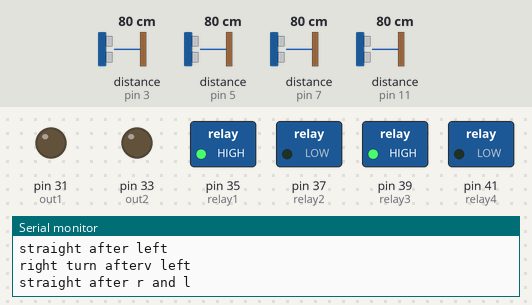
The sketch below on a simulated Arduino Mega 2560, built with avr-gcc and run on an emulated ATmega2560. Parts: switched loads named in the sketch (green lamp = pin HIGH), output pins drawn as LEDs (lit = HIGH), the last lines printed to the serial monitor. Wiring (inferred from the names in the program): 4 × ultrasonic range finder: trigger pin 2, echo pin 3 / trigger pin 4, echo pin 5 / trigger pin 6, echo pin 7 / trigger pin 10, echo pin 11. The test bench sets the inputs (shaded band); at power-on: distance to the obstacle (sensors on pin 3, pin 5, pin 7, pin 11) 80 cm. The echo pulse lasts 58.3 µs per cm; pins used as bus, display or sensor lines are not drawn.

Above: at 14.8 s.
14.9 s: distance to the obstacle (sensor on pin 3) set to 120 cm
At 23.4 s:
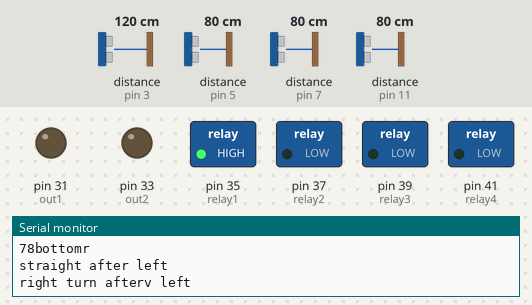
28.9 s: distance to the obstacle (sensor on pin 3) set to 107 cm
39.4 s: distance to the obstacle (sensor on pin 3) set to 98 cm
At 47.7 s:
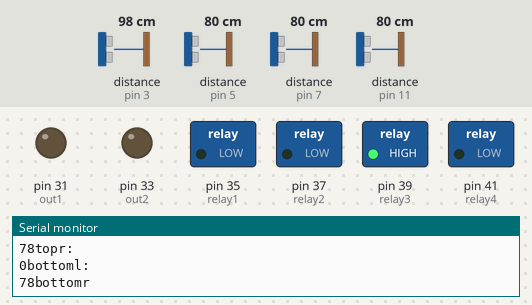
53.4 s: distance to the obstacle (sensor on pin 5) set to 120 cm
Timing chart, 0 to 64.9 s (numbered marks = the images above; inputs shaded):
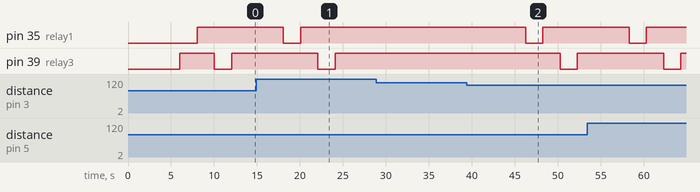

The sketch:

TEST01a.ino
```cpp
const int trigPin1 = 2;
const int echoPin1 = 3;
const int trigPin2 = 4;
const int echoPin2 = 5;
const int trigPin3 = 6;
const int echoPin3 = 7;
//const int trigPin4 = 8;
//const int echoPin4 = 9;
const int trigPin5 = 10;
const int echoPin5 = 11;
//const int trigPin6 = 39;
//const int echoPin6 = 41;
const int out1 = 31; // left solenoid
const int out2 = 33; // right solenoid
const int relay1 = 35; // for left motor
const int relay2 = 37;
const int relay3 = 39; // for right motor
const int relay4 = 41;
// defines variables
int tops,topl,topr,bottoml,bottomr,inclined;
int value(int x, int y);

void setup() {
pinMode(trigPin1, OUTPUT); // Sets the trigPins as Outputs
pinMode(trigPin2, OUTPUT);
pinMode(trigPin3, OUTPUT);
//pinMode(trigPin4, OUTPUT);
pinMode(trigPin5, OUTPUT);
//pinMode(trigPin6, OUTPUT);
pinMode(echoPin1, INPUT); // Sets the echoPins as Inputs
pinMode(echoPin2, INPUT);
pinMode(echoPin3, INPUT);
//pinMode(echoPin4, INPUT);
pinMode(echoPin5, INPUT);
//pinMode(echoPin6, INPUT);
pinMode(out1, OUTPUT);
pinMode(out2, OUTPUT);
pinMode(relay1, OUTPUT);
pinMode(relay2, OUTPUT);
pinMode(relay3, OUTPUT);
pinMode(relay4, OUTPUT);
Serial.begin(9600); // Starts the serial communication
}
void loop()
{
  delay(2000);
  tops = value(trigPin1,echoPin1);
  delayMicroseconds(1000);
  topl = value(trigPin2,echoPin2);
  delayMicroseconds(1000);
  topr = value(trigPin3,echoPin3);
  delayMicroseconds(1000);
  //bottoml = value(trigPin4,echoPin4);
  delayMicroseconds(1000);
  bottomr = value(trigPin5,echoPin5);
  delayMicroseconds(1000);
  //inclined = value(trigPin6,echoPin6);
  //delayMicroseconds(1000);
  if(tops>100)
  {
    delay(2000);
    digitalWrite(relay1, HIGH); //normal running condition
    digitalWrite(relay2, LOW);
    digitalWrite(relay3, HIGH);
    digitalWrite(relay4, LOW);
    //digitalWrite(out1, LOW);
    //digitalWrite(out2, LOW);

    Serial.println("straight");
    Serial.print(tops);
    Serial.println("tops:");
    Serial.print(topl);
    Serial.println("topl:");
    Serial.print(topr);
    Serial.println("topr:");
    Serial.print(bottoml);
    Serial.println("bottoml:");
    Serial.print(bottomr);
    Serial.println("bottomr");
  }
  else if(tops<=100)
  {
    delay(2000);
    if(topl>100)
    {
      delay(2000);
        //digitalWrite(out1, HIGH); // left solenoid is activated
        digitalWrite(relay1, LOW); // left motor stops
        digitalWrite(relay2, LOW); // overall action leads to left turn
        digitalWrite(relay3, HIGH); //right motor in forward direction
        digitalWrite(relay4, LOW);
        Serial.println("turning left under normal");
         Serial.print(tops);
        Serial.println("tops:");
        Serial.print(topl);
        Serial.println("topl:");
        Serial.print(topr);
        Serial.println("topr:");
        Serial.print(bottoml);
        Serial.println("bottoml:");
        Serial.print(bottomr);
        Serial.println("bottomr");
        delay(2000);
        //digitalWrite(out1, LOW); // left solenoid is activated
        digitalWrite(relay1, HIGH); // left motor stops
        digitalWrite(relay2, LOW); // overall action leads to left turn
        digitalWrite(relay3, HIGH); //right motor in forward direction
        digitalWrite(relay4, LOW);
        Serial.println("straight after left");
        delay(2000);
        //digitalWrite(out2, HIGH); // left solenoid is activated
        digitalWrite(relay1, HIGH); // left motor stops
        digitalWrite(relay2, LOW); // overall action leads to left turn
        digitalWrite(relay3, LOW); //right motor in forward direction
        digitalWrite(relay4, LOW);
        Serial.println("right turn afterv left");
        delay(2000);
        //digitalWrite(out2, LOW); // left solenoid is activated
        digitalWrite(relay1, HIGH); // left motor stops
        digitalWrite(relay2, LOW); // overall action leads to left turn
        digitalWrite(relay3, HIGH); //right motor in forward direction
        digitalWrite(relay4, LOW);
        Serial.println("straight after r and l");
    }
    if(topr<=100||topl>100||bottoml>30)
    {
        delay(2000);
        //digitalWrite(out1, HIGH); // left solenoid is activated
        digitalWrite(relay1, LOW); // left motor stops
        digitalWrite(relay2, LOW); // overall action leads to left turn
        digitalWrite(relay3, HIGH); //right motor in forward direction
        digitalWrite(relay4, LOW);
        Serial.println("turning left under right hinderance");

        Serial.print(tops);
        Serial.println("tops:");
        Serial.print(topl);
        Serial.println("topl:");
        Serial.print(topr);
        Serial.println("topr:");
        Serial.print(bottoml);
        Serial.println("bottoml:");
        Serial.print(bottomr);
        Serial.println("bottomr");
        delay(2000);
        //digitalWrite(out1, LOW); // left solenoid is activated
        digitalWrite(relay1, HIGH); // left motor stops
        digitalWrite(relay2, LOW); // overall action leads to left turn
        digitalWrite(relay3, HIGH); //right motor in forward direction
        digitalWrite(relay4, LOW);
        Serial.println("straight after left");
        delay(2000);
        //digitalWrite(out2, HIGH); // left solenoid is activated
        digitalWrite(relay1, HIGH); // left motor stops
        digitalWrite(relay2, LOW); // overall action leads to left turn
        digitalWrite(relay3, LOW); //right motor in forward direction
        digitalWrite(relay4, LOW);
        Serial.println("right turn afterv left");
        delay(2000);
        //digitalWrite(out2, LOW); // left solenoid is activated
        digitalWrite(relay1, HIGH); // left motor stops
        digitalWrite(relay2, LOW); // overall action leads to left turn
        digitalWrite(relay3, HIGH); //right motor in forward direction
        digitalWrite(relay4, LOW);
        Serial.println("straight after r and l");

    }
    else if(topl<=100||topr>100||bottomr==0)
    {
        delay(2000);
        //digitalWrite(out2, HIGH); // right solenoid is activated
        digitalWrite(relay3, LOW);// right motor stops
        digitalWrite(relay4, LOW);// overall action leads to right turn
        digitalWrite(relay1, HIGH); // left motor in forward direction
        digitalWrite(relay2, LOW);
        Serial.println("turning right under left hindrance");

        Serial.print(tops);
        Serial.println("tops:");
        Serial.print(topl);
        Serial.println("topl:");
        Serial.print(topr);
        Serial.println("topr:");
        Serial.print(bottoml);
        Serial.println("bottoml:");
        Serial.print(bottomr);
        Serial.println("bottomr");
         delay(2000);
        //digitalWrite(out2, LOW); // left solenoid is activated
        digitalWrite(relay1, HIGH); // left motor stops
        digitalWrite(relay2, LOW); // overall action leads to left turn
        digitalWrite(relay3, HIGH); //right motor in forward direction
        digitalWrite(relay4, LOW);
        Serial.println("straight after right");
        delay(2000);
        //digitalWrite(out1, HIGH); // left solenoid is activated
        digitalWrite(relay1, LOW); // left motor stops
        digitalWrite(relay2, LOW); // overall action leads to left turn
        digitalWrite(relay3, HIGH); //right motor in forward direction
        digitalWrite(relay4, LOW);
        Serial.println("left after right");
        delay(2000);
        //digitalWrite(out1, LOW); // left solenoid is activated
        digitalWrite(relay1, HIGH); // left motor stops
        digitalWrite(relay2, LOW); // overall action leads to left turn
        digitalWrite(relay3, HIGH); //right motor in forward direction
        digitalWrite(relay4, LOW);
        Serial.println("straight after l and r");

    }

    else if(topr<100&&topl<100)
    {
      delay(2000);
        digitalWrite(relay1, LOW);  // both motors stop
         digitalWrite(relay2, LOW); // break
        digitalWrite(relay3, LOW);
      digitalWrite(relay4, LOW);
      Serial.print("stop");
      delay(2000);
    }
  }
}
int value(int x, int y)
{
long duration,d;
// Clears the trigPin
digitalWrite(x, LOW);
delayMicroseconds(2);
// Sets the trigPin on HIGH state for 10 micro seconds
digitalWrite(x, HIGH);
delayMicroseconds(10);
digitalWrite(x, LOW);
// Reads the echoPin, returns the sound wave travel time in microseconds
duration = pulseIn(y, HIGH);
// Calculating the distance
d = (duration*0.034)/2;
return d;
}
```

Measured:
- the behaviour switches between 103 and 102 cm on distance to the obstacle (sensor on pin 3) (found by bisection; images 1 and 2)
- after the input at 39.4 s, pin 35 (relay1): HIGH → LOW after 6.8 s, → HIGH 2.0 s later; pin 39 (relay3): HIGH → LOW after 10.9 s, → HIGH 2.0 s later
